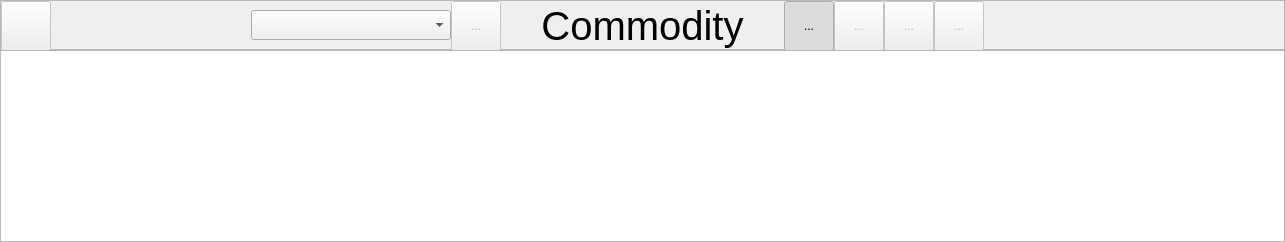
      <widget class="QWidget" name="graph">
       <layout class="QVBoxLayout" name="verticalLayout_5" stretch="0,1">
        <property name="spacing">
         <number>0</number>
        </property>
        <property name="leftMargin">
         <number>0</number>
        </property>
        <property name="topMargin">
         <number>0</number>
        </property>
        <property name="rightMargin">
         <number>0</number>
        </property>
        <property name="bottomMargin">
         <number>0</number>
        </property>
        <item>
         <widget class="QFrame" name="toolbarGraph">
          <property name="sizePolicy">
           <sizepolicy hsizetype="Preferred" vsizetype="Fixed">
            <horstretch>0</horstretch>
            <verstretch>0</verstretch>
           </sizepolicy>
          </property>
          <property name="minimumSize">
           <size>
            <width>0</width>
            <height>50</height>
           </size>
          </property>
          <property name="maximumSize">
           <size>
            <width>16777215</width>
            <height>50</height>
           </size>
          </property>
          <property name="sizeIncrement">
           <size>
            <width>0</width>
            <height>0</height>
           </size>
          </property>
          <property name="frameShape">
           <enum>QFrame::StyledPanel</enum>
          </property>
          <property name="frameShadow">
           <enum>QFrame::Plain</enum>
          </property>
          <property name="lineWidth">
           <number>0</number>
          </property>
          <layout class="QHBoxLayout" name="horizontalLayout_6">
           <property name="spacing">
            <number>0</number>
           </property>
           <property name="leftMargin">
            <number>0</number>
           </property>
           <property name="topMargin">
            <number>0</number>
           </property>
           <property name="rightMargin">
            <number>0</number>
           </property>
           <property name="bottomMargin">
            <number>0</number>
           </property>
           <item>
            <widget class="ToolButton" name="toolBackGraph">
             <property name="enabled">
              <bool>false</bool>
             </property>
             <property name="minimumSize">
              <size>
               <width>50</width>
               <height>50</height>
              </size>
             </property>
             <property name="sizeIncrement">
              <size>
               <width>0</width>
               <height>0</height>
              </size>
             </property>
             <property name="baseSize">
              <size>
               <width>50</width>
               <height>50</height>
              </size>
             </property>
             <property name="text">
              <string/>
             </property>
             <property name="icon">
              <iconset resource="icons.qrc">
               <normaloff>:/icons/icons/back_select@2x.png</normaloff>
               <disabledoff>:/icons/icons/back_normal@2x.png</disabledoff>
               <disabledon>:/icons/icons/back_normal@2x.png</disabledon>
               <activeoff>:/icons/icons/back_select@2x.png</activeoff>:/icons/icons/back_select@2x.png</iconset>
             </property>
             <property name="iconSize">
              <size>
               <width>30</width>
               <height>30</height>
              </size>
             </property>
             <property name="toolButtonStyle">
              <enum>Qt::ToolButtonIconOnly</enum>
             </property>
            </widget>
           </item>
           <item>
            <spacer name="leftSpacerDraft150_2">
             <property name="orientation">
              <enum>Qt::Horizontal</enum>
             </property>
             <property name="sizeType">
              <enum>QSizePolicy::Fixed</enum>
             </property>
             <property name="sizeHint" stdset="0">
              <size>
               <width>200</width>
               <height>50</height>
              </size>
             </property>
            </spacer>
           </item>
           <item>
            <widget class="QComboBox" name="selectCommodity">
             <property name="minimumSize">
              <size>
               <width>200</width>
               <height>30</height>
              </size>
             </property>
            </widget>
           </item>
           <item>
            <widget class="ToolButton" name="toolExportGraph">
             <property name="enabled">
              <bool>false</bool>
             </property>
             <property name="minimumSize">
              <size>
               <width>50</width>
               <height>50</height>
              </size>
             </property>
             <property name="baseSize">
              <size>
               <width>50</width>
               <height>50</height>
              </size>
             </property>
             <property name="text">
              <string>...</string>
             </property>
             <property name="icon">
              <iconset resource="icons.qrc">
               <normaloff>:/icons/icons/export_select@2x.png</normaloff>
               <disabledoff>:/icons/icons/export_normal@2x.png</disabledoff>
               <activeoff>:/icons/icons/cursor_select_orange@2x.png</activeoff>:/icons/icons/export_select@2x.png</iconset>
             </property>
             <property name="iconSize">
              <size>
               <width>30</width>
               <height>30</height>
              </size>
             </property>
            </widget>
           </item>
           <item>
            <spacer name="leftSpacerDraft_2">
             <property name="orientation">
              <enum>Qt::Horizontal</enum>
             </property>
             <property name="sizeHint" stdset="0">
              <size>
               <width>40</width>
               <height>50</height>
              </size>
             </property>
            </spacer>
           </item>
           <item>
            <widget class="QLabel" name="titleCommodity">
             <property name="minimumSize">
              <size>
               <width>0</width>
               <height>50</height>
              </size>
             </property>
             <property name="maximumSize">
              <size>
               <width>16777215</width>
               <height>50</height>
              </size>
             </property>
             <property name="font">
              <font>
               <family>Arial</family>
               <pointsize>30</pointsize>
              </font>
             </property>
             <property name="lineWidth">
              <number>0</number>
             </property>
             <property name="text">
              <string>Commodity</string>
             </property>
             <property name="alignment">
              <set>Qt::AlignCenter</set>
             </property>
             <property name="textInteractionFlags">
              <set>Qt::NoTextInteraction</set>
             </property>
            </widget>
           </item>
           <item>
            <spacer name="rightSpacerGraph">
             <property name="orientation">
              <enum>Qt::Horizontal</enum>
             </property>
             <property name="sizeHint" stdset="0">
              <size>
               <width>40</width>
               <height>50</height>
              </size>
             </property>
            </spacer>
           </item>
           <item>
            <widget class="ToolButton" name="toolCursorGraph">
             <property name="enabled">
              <bool>true</bool>
             </property>
             <property name="minimumSize">
              <size>
               <width>50</width>
               <height>50</height>
              </size>
             </property>
             <property name="text">
              <string>...</string>
             </property>
             <property name="icon">
              <iconset resource="icons.qrc">
               <normaloff>:/icons/icons/cursor_select_orange@2x.png</normaloff>
               <disabledoff>:/icons/icons/cursor_normal@2x.png</disabledoff>
               <activeoff>:/icons/icons/cursor_select_orange@2x.png</activeoff>:/icons/icons/cursor_select_orange@2x.png</iconset>
             </property>
             <property name="iconSize">
              <size>
               <width>30</width>
               <height>30</height>
              </size>
             </property>
             <property name="checkable">
              <bool>true</bool>
             </property>
             <property name="checked">
              <bool>true</bool>
             </property>
            </widget>
           </item>
           <item>
            <widget class="ToolButton" name="toolZoomIn">
             <property name="enabled">
              <bool>false</bool>
             </property>
             <property name="minimumSize">
              <size>
               <width>50</width>
               <height>50</height>
              </size>
             </property>
             <property name="text">
              <string>...</string>
             </property>
             <property name="icon">
              <iconset resource="icons.qrc">
               <normaloff>:/icons/icons/zoom-in_select_orange@2x.png</normaloff>
               <disabledoff>:/icons/icons/zoom-in_normal@2x.png</disabledoff>
               <activeoff>:/icons/icons/zoom-in_select_orange@2x.png</activeoff>:/icons/icons/zoom-in_select_orange@2x.png</iconset>
             </property>
             <property name="iconSize">
              <size>
               <width>30</width>
               <height>30</height>
              </size>
             </property>
             <property name="checkable">
              <bool>true</bool>
             </property>
            </widget>
           </item>
           <item>
            <widget class="ToolButton" name="toolZoomOut">
             <property name="enabled">
              <bool>false</bool>
             </property>
             <property name="minimumSize">
              <size>
               <width>50</width>
               <height>50</height>
              </size>
             </property>
             <property name="maximumSize">
              <size>
               <width>50</width>
               <height>50</height>
              </size>
             </property>
             <property name="text">
              <string>...</string>
             </property>
             <property name="icon">
              <iconset resource="icons.qrc">
               <normaloff>:/icons/icons/zoom-out_select_orange@2x.png</normaloff>
               <disabledoff>:/icons/icons/zoom-out_normal@2x.png</disabledoff>
               <activeoff>:/icons/icons/zoom-out_select_orange@2x.png</activeoff>
               <selectedoff>:/icons/icons/zoom-out_select_orange@2x.png</selectedoff>:/icons/icons/zoom-out_select_orange@2x.png</iconset>
             </property>
             <property name="iconSize">
              <size>
               <width>30</width>
               <height>30</height>
              </size>
             </property>
             <property name="checkable">
              <bool>true</bool>
             </property>
            </widget>
           </item>
           <item>
            <widget class="ToolButton" name="toolButton">
             <property name="enabled">
              <bool>false</bool>
             </property>
             <property name="minimumSize">
              <size>
               <width>50</width>
               <height>50</height>
              </size>
             </property>
             <property name="text">
              <string>...</string>
             </property>
             <property name="icon">
              <iconset resource="icons.qrc">
               <normaloff>:/icons/icons/zoom-range_select_orange@2x.png</normaloff>
               <disabledoff>:/icons/icons/zoom-range_normal@2x.png</disabledoff>
               <activeoff>:/icons/icons/zoom-range_select_orange@2x.png</activeoff>:/icons/icons/zoom-range_select_orange@2x.png</iconset>
             </property>
             <property name="iconSize">
              <size>
               <width>30</width>
               <height>30</height>
              </size>
             </property>
             <property name="checkable">
              <bool>true</bool>
             </property>
            </widget>
           </item>
           <item>
            <spacer name="rightSpace300_2">
             <property name="orientation">
              <enum>Qt::Horizontal</enum>
             </property>
             <property name="sizeType">
              <enum>QSizePolicy::Fixed</enum>
             </property>
             <property name="sizeHint" stdset="0">
              <size>
               <width>300</width>
               <height>50</height>
              </size>
             </property>
            </spacer>
           </item>
          </layout>
         </widget>
        </item>
        <item>
         <layout class="QHBoxLayout" name="mainGraph">
          <property name="spacing">
           <number>0</number>
          </property>
          <item>
           <widget class="QGraphicsView" name="graphView"/>
          </item>
         </layout>
        </item>
       </layout>
      </widget>
